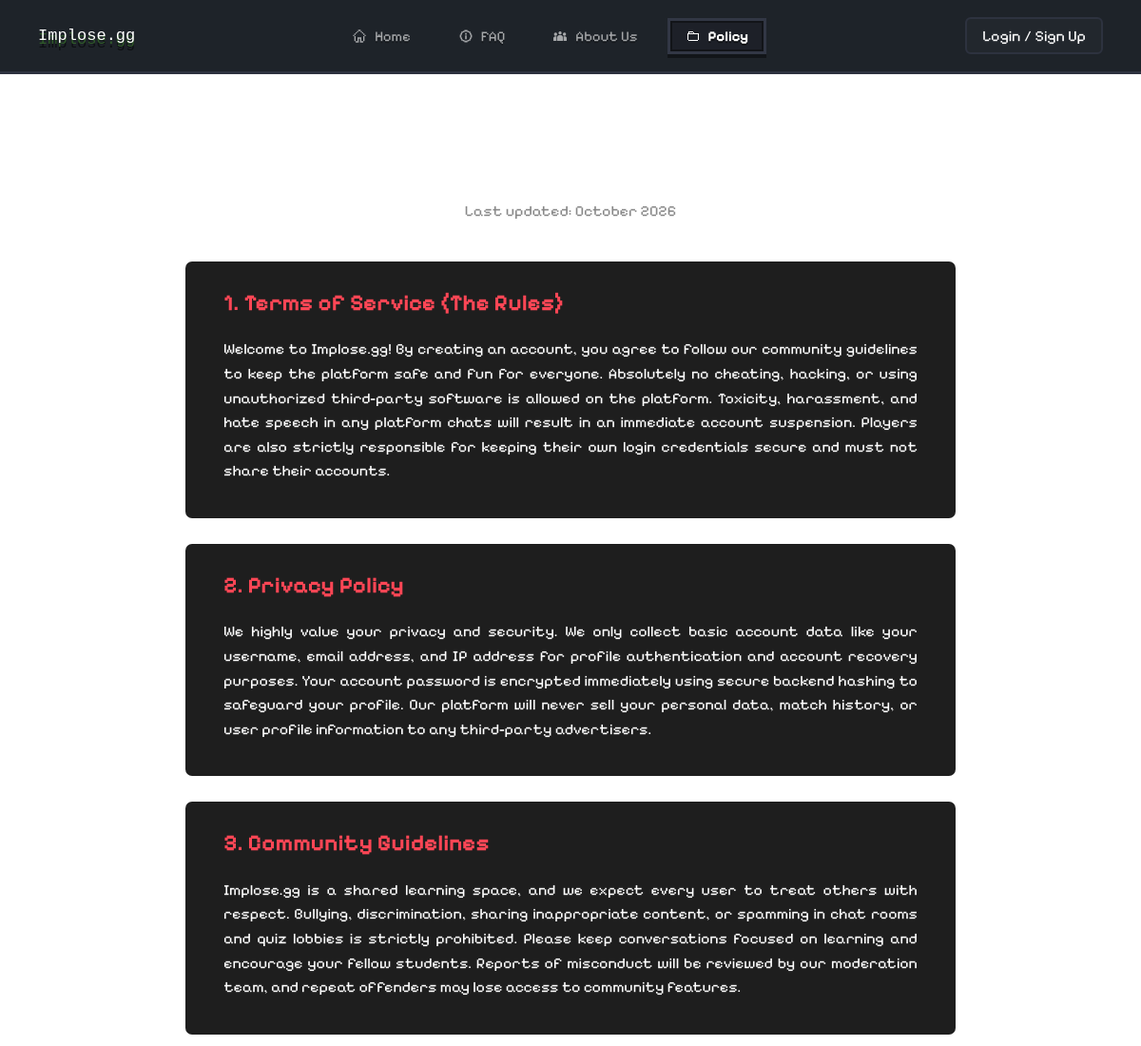
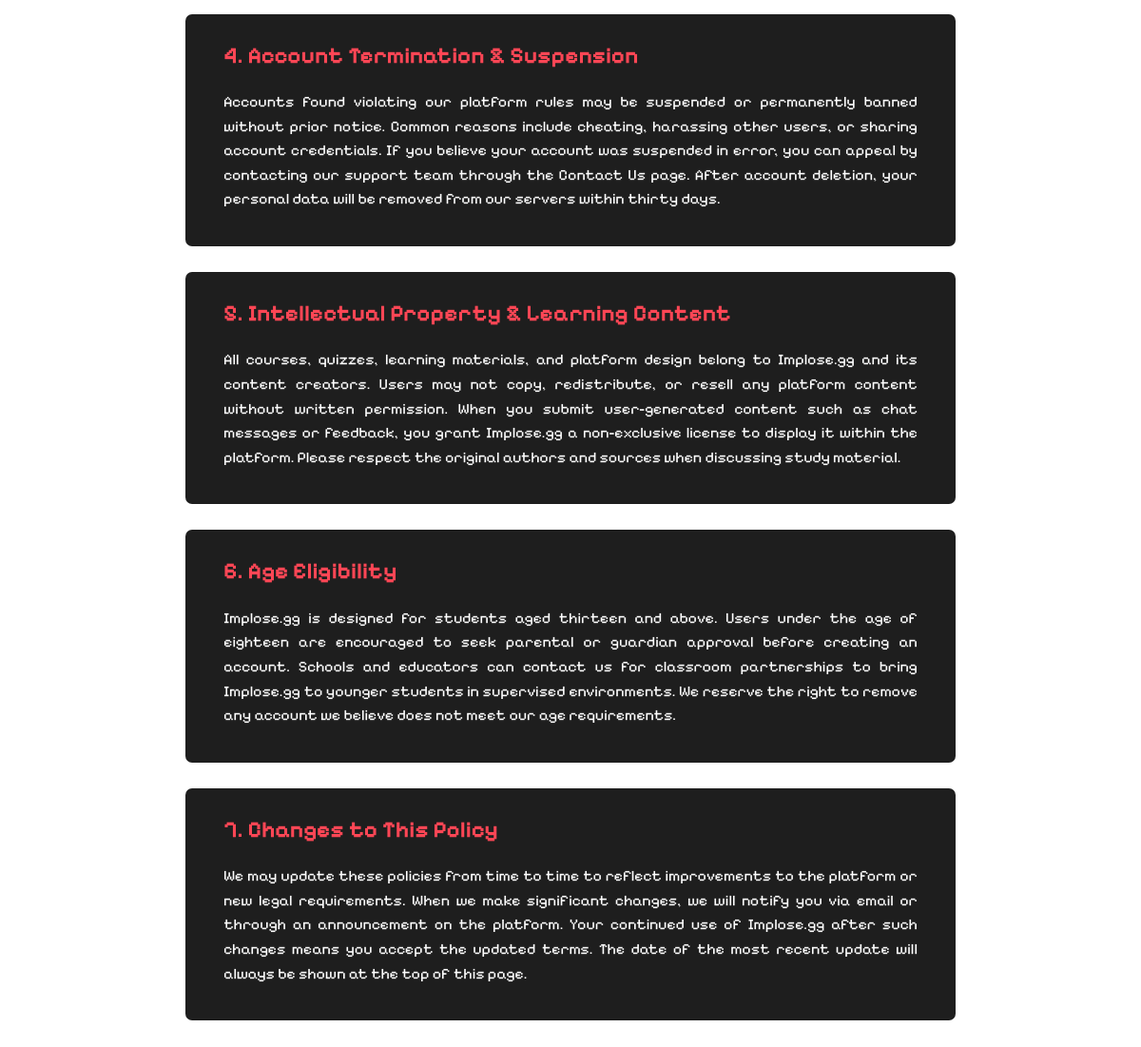
The app's page /pages/public/policy.php with its own data (2 pictures, top to bottom).
### tables this page shows
CREATE TABLE `POLICY_T` (
  `policy_id` int(11) NOT NULL,
  `title` varchar(255) NOT NULL,
  `content` text NOT NULL,
  `version` varchar(20) NOT NULL,
  `effective_date` date NOT NULL,
  `updated_at` datetime NOT NULL,
  `updated_by` int(11) NOT NULL
);

### pages/public/policy.php (the view, shortened to what this page needs)
<?php
$current_page = 'guest_policy';
include($_SERVER['DOCUMENT_ROOT'] . '/Implose.gg-src/includes/db.php');
$query_result = mysqli_query($conn, "SELECT title, content FROM POLICY_T ORDER BY policy_id ASC");
$date_result = mysqli_query($conn, "SELECT MAX(effective_date) AS newest_date FROM POLICY_T");
$date_row = mysqli_fetch_assoc($date_result);
$last_updated_date = date("F Y", strtotime($date_row['newest_date']));
?>
<!DOCTYPE html>
<html lang="en">
<head>
    <?php include($_SERVER['DOCUMENT_ROOT'] . '/Implose.gg-src/includes/header.php'); ?>
    <link rel="stylesheet" href="/Implose.gg-src/assets/css/components/guest_navi.css">
    <link rel="stylesheet" href="/Implose.gg-src/assets/css/pages/policy.css">
</head>
<body>
    <?php include($_SERVER['DOCUMENT_ROOT'] . '/Implose.gg-src/pages/public/guest_navi.php'); ?>
    <main class="policy-container">
        <header class="policy-header">
            <h1>Platform Policy & Rules</h1>
            <p>Last updated: <?php echo $last_updated_date; ?></p>
        </header>
        <?php while ($row = mysqli_fetch_assoc($query_result)) { ?>
            <section class="policy-section">
                <h2><?php echo htmlspecialchars($row['title']); ?></h2>
                <p><?php echo nl2br(htmlspecialchars($row['content'])); ?></p>
            </section>
        <?php } ?>
    </main>
</body>
</html>

### includes/loader.php (shortened to what this page needs)
<link rel="stylesheet" href="/Implose.gg-src/assets/css/components/loader.css">

### includes/header.php (shortened to what this page needs)
<?php include_once($_SERVER['DOCUMENT_ROOT'] . '/Implose.gg-src/includes/loader.php'); ?>
<link rel="stylesheet" href="/Implose.gg-src/assets/css/global/fonts.css">
<?php
$path = $_SERVER['SCRIPT_FILENAME'];
if (str_contains($path, '/pages/admin/') || str_contains($path, '/pages/moderator/')) {
    echo '<link rel="stylesheet" href="/Implose.gg-src/assets/css/global/panel/input.css">';
    echo '<link rel="stylesheet" href="/Implose.gg-src/assets/css/global/panel/global.css">';
    echo '<link rel="stylesheet" href="/Implose.gg-src/assets/css/global/panel/clear_input.css">';
} else {
    echo '<link rel="stylesheet" href="/Implose.gg-src/assets/css/global/user/input.css">';
    echo '<link rel="stylesheet" href="/Implose.gg-src/assets/css/global/user/global.css">';
    echo '<link rel="stylesheet" href="/Implose.gg-src/assets/css/global/user/clear_input.css">';
}
?>

### pages/public/guest_navi.php (shortened to what this page needs)
<nav class="guest-navbar">
    <div class="guest-logo-picture">
        <span class="logo-text">Implose.gg</span>
    </div>
    <div class="guest-nav-right">
        <ul class="guest-nav-links">
            <li>
                <a href="index.php" class="guest-nav-select <?php if ($current_page === 'guest_home') { echo 'btn-pixel guest-active'; } ?>">
                    <img src="/Implose.gg-src/assets/images/icons/nav_home.svg" class="nav-img" alt="Home">
                    <span class="nav-text">Home</span>
                </a>
            </li>
            <li>
                <a href="faq.php" class="guest-nav-select <?php if ($current_page === 'guest_faq') { echo 'btn-pixel guest-active'; } ?>">
                    <img src="/Implose.gg-src/assets/images/icons/nav_faq.svg" class="nav-img" alt="FAQ">
                    <span class="nav-text">FAQ</span>
                </a>
            </li>
            <li>
                <a href="about_us.php" class="guest-nav-select <?php if ($current_page === 'guest_about') { echo 'btn-pixel guest-active'; } ?>">
                    <img src="/Implose.gg-src/assets/images/icons/nav_about_us.svg" class="nav-img" alt="About Us">
                    <span class="nav-text">About Us</span>
                </a>
            </li>
            <li>
                <a href="policy.php" class="guest-nav-select <?php if ($current_page === 'guest_policy') { echo 'btn-pixel guest-active'; } ?>">
                    <img src="/Implose.gg-src/assets/images/icons/nav_policy.svg" class="nav-img" alt="Policy">
                    <span class="nav-text">Policy</span>
                </a>
            </li>
        </ul>
    </div>
    <div class="guest-login-actions">
        <a href="/Implose.gg-src/pages/auth/sign_up.php" class="login-button">
            <span class="login-text-btn">Login / Sign Up</span>
        </a>
    </div>
</nav>

### assets/css/global/user/global.css (style rules this page uses)
:root { --font-body: "Pixelify Sans"; --font-heading: "Press Start 2P"; --font-input: "Saira"; --text-light: #f4f4f4; --text-muted: #b8bec9; --panel-bg: #1b2029; --panel-bg-light: #242b38; --panel-border: #303847; --txt-bg: #242b38; --txt-focus: #f3b51f; --txt-placeholder: rgba(244, 244, 244, 0.45); --btn-red: #ef3e12; --btn-red-hover: #ff5129; --pixel-border: 4px solid #0d1016; --pixel-shadow: 0 8px 0 rgba(0, 0, 0, 0.45); --pixel-inner-shadow: inset 0 4px 0 rgba(255, 255, 255, 0.08), inset 0 -4px 0 rgba(0, 0, 0, 0.35); --semi-bold: 400; --bold: 700; --extra-bold: 800; --black: 900; }
* { font-family: var(--font-body); text-rendering: optimizeLegibility; font-optical-sizing: auto; letter-spacing: 0.0018em; cursor: url("/Implose.gg-src/assets/images/icons/cursor.svg") 2 2, pointer; margin: 0; padding: 0; box-sizing: border-box; }
html { user-select: none; }
img { -webkit-user-drag: none; }
a, button { cursor: url("/Implose.gg-src/assets/images/icons/hand.svg") 8 2, pointer; -webkit-user-drag: none; }
body { background-image: url('/Implose.gg-src/assets/images/bg/dashboard_bg.avif'); background-size: cover; background-position: center; background-repeat: no-repeat; background-attachment: fixed; height: 100%; color: white; }
.btn-pixel { display: inline-flex; justify-content: center; align-items: center; color: var(--text-light); text-decoration: none; background-color: var(--panel-bg); font-weight: var(--bold); padding: 12px 20px; border: var(--pixel-border); box-shadow: 0 0 0 4px var(--panel-border), var(--pixel-shadow), var(--pixel-inner-shadow); text-shadow: 0 3px 0 rgba(0,0,0,0.45); gap: 8px; font-size: 15px; }
.btn-pixel span { transition: all 0.2s ease; display: flex; align-items: center; }

### assets/css/components/guest_navi.css (style rules this page uses)
* { cursor: url("/Implose.gg-src/assets/images/icons/cursor.svg") 2 2, pointer; }
.guest-navbar { display: flex; justify-content: space-between; align-items: center; padding: 15px 40px; background-color: #1e2329; border-bottom: 3px solid #2d323f; position: sticky; top: 0; left: 0; width: 100%; box-sizing: border-box; z-index: 1000; flex-wrap: nowrap; }
.guest-nav-right { display: flex; align-items: center; gap: 30px; flex-wrap: nowrap; }
.guest-logo-picture { display: flex; align-items: center; }
.logo-text { font-family: "Press Start 2P", monospace; font-size: 17px; color: #ffffff; text-shadow: 0 4px 0 #2f5a2a, 0 8px 0 rgba(0, 0, 0, 0.55); }
.guest-nav-links { display: flex; align-items: center; gap: 12px; height: 45px; list-style: none; margin: 0; padding: 0; }
.guest-nav-select { height: 38px; text-decoration: none; display: inline-flex; justify-content: center; align-items: center; gap: 8px; font-size: 15px; color: #ffffff; text-shadow: 0 2px 0 rgba(0, 0, 0, 0.55); opacity: 0.6; padding: 0 16px; box-sizing: border-box; border: 3px solid transparent; transition: all 0.2s ease; }
.guest-nav-select.btn-pixel.guest-active { opacity: 1; filter: brightness(1.1); background-color: #1a1d24; border: 3px solid #2d323f; box-shadow: inset 0 0 0 2px #101216, 0 4px 0 rgba(0, 0, 0, 0.4); }
.guest-nav-select img.nav-img { width: 16px; height: 16px; pointer-events: none; filter: invert(1); object-fit: contain; }
.nav-text { pointer-events: none; font-family: "Pixelify Sans", sans-serif; }
.login-button { font-family: "Pixelify Sans", sans-serif; font-size: 16px; text-decoration: none; padding: 8px 16px; color: #ffffff; border: 2px solid #2d323f; border-radius: 6px; background-color: rgba(255, 255, 255, 0.02); transition: all 0.2s ease; display: inline-flex; align-items: center; }

### assets/css/pages/policy.css (style rules this page uses)
.policy-container { max-width: 850px; margin: 40px auto; padding: 20px; color: #fff; line-height: 1.6; }
.policy-header { text-align: center; margin-bottom: 40px; }
.policy-header h1 { font-size: 2.4rem; margin-bottom: 10px; }
.policy-header p { color: #888; font-size: 1rem; }
.policy-section { margin-bottom: 27px; background: #1e1e1e; padding: 25 40px; border-radius: 7px; }
.policy-section h2 { color: #ff4655; font-size: 1.5rem; margin-bottom: 16px; }
.policy-section p, .policy-section li { font-size: 1rem; margin-bottom: 12px; text-align: justify; }

### records on screen
policy_t: title "1. Terms of Service (The Rules)", content "Welcome to Implose.gg! By creating an account, you agree to follow our community guidelines to keep the platform safe and fun for everyone. Absolutely no cheating, hacking, or using unauthorized third-party software is allowed on the platform. Toxicity, harassment, and hate speech in any platform chats will result in an immediate account suspension. Players are also strictly responsible for keeping their own login credentials secure and must not share their accounts."
policy_t: title "2. Privacy Policy", content "We highly value your privacy and security. We only collect basic account data like your username, email address, and IP address for profile authentication and account recovery purposes. Your account password is encrypted immediately using secure backend hashing to safeguard your profile. Our platform will never sell your personal data, match history, or user profile information to any third-party advertisers."
policy_t: title "3. Community Guidelines", content "Implose.gg is a shared learning space, and we expect every user to treat others with respect. Bullying, discrimination, sharing inappropriate content, or spamming in chat rooms and quiz lobbies is strictly prohibited. Please keep conversations focused on learning and encourage your fellow students. Reports of misconduct will be reviewed by our moderation team, and repeat offenders may lose access to community features."
policy_t: title "4. Account Termination & Suspension", content "Accounts found violating our platform rules may be suspended or permanently banned without prior notice. Common reasons include cheating, harassing other users, or sharing account credentials. If you believe your account was suspended in error, you can appeal by contacting our support team through the Contact Us page. After account deletion, your personal data will be removed from our servers within thirty days."
policy_t: title "5. Intellectual Property & Learning Content", content "All courses, quizzes, learning materials, and platform design belong to Implose.gg and its content creators. Users may not copy, redistribute, or resell any platform content without written permission. When you submit user-generated content such as chat messages or feedback, you grant Implose.gg a non-exclusive license to display it within the platform. Please respect the original authors and sources when discussing study material."
policy_t: title "6. Age Eligibility", content "Implose.gg is designed for students aged thirteen and above. Users under the age of eighteen are encouraged to seek parental or guardian approval before creating an account. Schools and educators can contact us for classroom partnerships to bring Implose.gg to younger students in supervised environments. We reserve the right to remove any account we believe does not meet our age requirements."
policy_t: title "7. Changes to This Policy", content "We may update these policies from time to time to reflect improvements to the platform or new legal requirements. When we make significant changes, we will notify you via email or through an announcement on the platform. Your continued use of Implose.gg after such changes means you accept the updated terms. The date of the most recent update will always be shown at the top of this page."

### other values on screen
$last_updated_date "October 2026"
